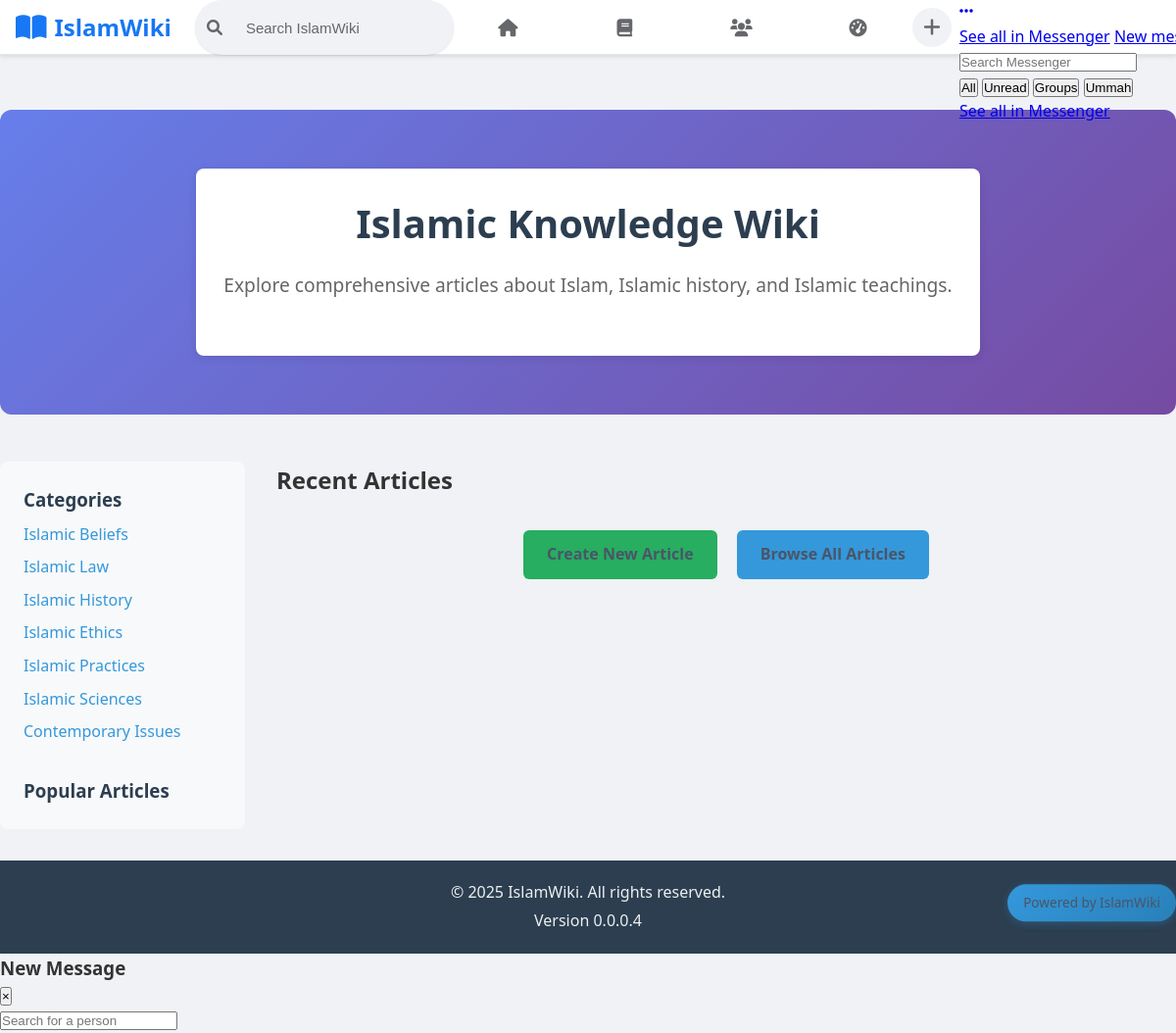
Screenshot of /modules/wiki/index.php (signed in) with the database file from the repository.
### tables this page shows
CREATE TABLE `content_categories` (
    `id` bigint(20) unsigned NOT NULL AUTO_INCREMENT,
    `parent_id` bigint(20) unsigned NULL,
    `name` varchar(100) NOT NULL,
    `slug` varchar(100) NOT NULL UNIQUE,
    `description` text,
    `image` varchar(255),
    `sort_order` int(11) NOT NULL DEFAULT 0,
    `is_active` tinyint(1) NOT NULL DEFAULT 1,
    `created_at` timestamp NOT NULL DEFAULT CURRENT_TIMESTAMP,
    `updated_at` timestamp NOT NULL DEFAULT CURRENT_TIMESTAMP ON UPDATE CURRENT_TIMESTAMP,
    PRIMARY KEY (`id`),
    KEY `idx_parent_id` (`parent_id`),
    KEY `idx_slug` (`slug`),
    KEY `idx_is_active` (`is_active`),
    KEY `idx_sort_order` (`sort_order`),
    FOREIGN KEY (`parent_id`) REFERENCES `content_categories` (`id`) ON DELETE SET NULL
);

### public/includes/functions.php (called while the page is built, shortened)
<?php
function is_logged_in() {
    return isset($_SESSION['user_id']) && !empty($_SESSION['user_id']);
}
function has_role($user_id, $role_name) {
    global $pdo;
    $stmt = $pdo->prepare("
        SELECT COUNT(*) as count
        FROM user_roles ur
        JOIN roles r ON ur.role_id = r.id
        WHERE ur.user_id = ? AND r.name = ?
    ");
    $stmt->execute([$user_id, $role_name]);
    $result = $stmt->fetch();
    return $result['count'] > 0;
}
function is_editor($user_id = null) {
    if ($user_id === null) {
        $user_id = $_SESSION['user_id'] ?? null;
    }
    return $user_id && (has_role($user_id, 'admin') || has_role($user_id, 'moderator') || has_role($user_id, 'editor'));
}

### public/modules/wiki/index.php (the view, shortened to what this page needs)
<?php
require_once __DIR__ . '/../../config/config.php';
require_once __DIR__ . '/../../includes/functions.php';
$stmt = $pdo->query("SELECT * FROM content_categories WHERE is_active = 1 ORDER BY sort_order");
$categories = $stmt->fetchAll();
include "../../includes/header.php";;
?>
<div class="wiki-homepage">
    <div class="hero-section">
        <div class="card">
            <h1>Islamic Knowledge Wiki</h1>
            <p>Explore comprehensive articles about Islam, Islamic history, and Islamic teachings.</p>
        </div>
    </div>
    <div class="wiki-content">
        <div class="categories-sidebar">
            <h3>Categories</h3>
            <ul class="category-list">
                <?php foreach ($categories as $category): ?>
                <li>
                    <a href="category.php?slug=<?php echo $category['slug']; ?>">
                        <?php echo htmlspecialchars($category['name']); ?>
                    </a>
                </li>
                <?php endforeach; ?>
            </ul>
            <div class="popular-articles">
                <h3>Popular Articles</h3>
            </div>
        </div>
        <div class="recent-articles">
            <h2>Recent Articles</h2>
            <div class="wiki-actions">
                <?php if (is_logged_in() && is_editor()): ?>
                    <a href="../create_article.php" class="btn btn-success">Create New Article</a>
                <?php endif; ?>
                <a href="search.php" class="btn">Browse All Articles</a>
            </div>
        </div>
    </div>
</div>
<?php include "../../includes/footer.php";; ?>

### public/assets/css/style.css (style rules this page uses)
* { margin: 0; padding: 0; box-sizing: border-box; }
body { font-family: 'Segoe UI', Tahoma, Geneva, Verdana, sans-serif; line-height: 1.6; color: #333; background-color: #F0F2F5; }
.btn { display: inline-block; padding: 0.75rem 1.5rem; background-color: #3498db; color: #4a5568; text-decoration: none; border: none; border-radius: 4px; cursor: pointer; font-size: 1rem; transition: background-color 0.3s; }
.btn-success { background-color: #27ae60; }
.card { background: white; padding: 1.5rem; border-radius: 8px; box-shadow: 0 2px 10px rgba(0,0,0,0.1); margin-bottom: 1rem; }
body { padding-top: 56px; }
body { padding-top: 56px; background: #F0F2F5; }
.hero-section { background: linear-gradient(135deg, #667eea 0%, #764ba2 100%); color: white; padding: 60px 40px; border-radius: 12px; margin-bottom: 30px; text-align: center; }
.btn { display: inline-block; padding: 12px 24px; border-radius: 6px; text-decoration: none; font-weight: 600; transition: all 0.3s ease; }

### public/modules/wiki/index.php (style rules this page uses)
.wiki-homepage { max-width: 1200px; margin: 0 auto; }
.hero-section { text-align: center; margin-bottom: 3rem; }
.hero-section .card { max-width: 800px; margin: 0 auto; }
.hero-section h1 { font-size: 2.5rem; margin-bottom: 1rem; color: #2c3e50; }
.hero-section p { font-size: 1.2rem; margin-bottom: 2rem; color: #666; }
.wiki-content { display: grid; grid-template-columns: 250px 1fr; gap: 2rem; margin-top: 2rem; }
.categories-sidebar { background: #f8f9fa; padding: 1.5rem; border-radius: 8px; height: fit-content; }
.categories-sidebar h3 { margin-top: 0; color: #2c3e50; }
.category-list { list-style: none; padding: 0; }
.category-list li { margin: 0.5rem 0; }
.category-list a { color: #3498db; text-decoration: none; }
.popular-articles { margin-top: 2rem; }
.wiki-actions { margin-top: 2rem; text-align: center; }
.wiki-actions .btn { margin: 0 0.5rem; }

### rows the page displays
content_categories: name "Islamic Beliefs"
content_categories: name "Islamic Law"
content_categories: name "Islamic History"
content_categories: name "Islamic Ethics"
content_categories: name "Islamic Practices"
content_categories: name "Islamic Sciences"
content_categories: name "Contemporary Issues"

### other values shown
SITE_NAME "IslamWiki"
SITE_VERSION "0.0.0.4"
